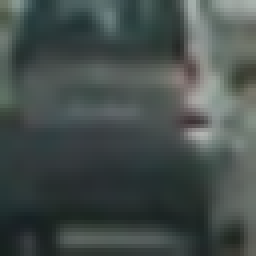
#> input picture data/vehicles/GTI_Far/image0073.png, 64 x 64 px (shown 4 times larger); its folder holds 3 pictures in this run
$ python vehicle_detection_tracking.py   (older library calls are emulated)
#> lines starting #> are read from the running program, lines starting #| are printed output that depends on the picture
### utils.py
import cv2
import numpy as np
import matplotlib.pyplot as plt
import matplotlib.image as mpimg

import os

from scipy.ndimage.measurements import label
from skimage.feature import hog
from sklearn.svm import LinearSVC
from sklearn import svm
from sklearn.model_selection import train_test_split
from sklearn.preprocessing import StandardScaler

# Define a main class object, which encapsulates methods created as above for
# feature extraction / generation, sliding windows, search through windows,
# and machine learning mode. Also, class object will remove duplicates and false positives.
# Plus, class object will perform the boxes drawing and retur nthe final processed image or video frame
class detector(object):
	# [16 lines left out: function __init__, not called in this run]

	# Define the spatial bining of color
	def bin_spatial(self, image, size=(32, 32)):
		# Use cv2.resize().ravel() to create the feature vector
		colorR = cv2.resize(image[:, :, 0], size).ravel()
		colorG = cv2.resize(image[:, :, 1], size).ravel()
		colorB = cv2.resize(image[:, :, 2], size).ravel()
		# Return the feature vector
		return np.hstack((colorR, colorG, colorB))

	# Define a function to compute color histogram features
	def color_hist(self, img, nbins=32):
		# Compute the histogram of the RGB channels separately
		rhist = np.histogram(img[:, :, 0], bins=nbins)
		ghist = np.histogram(img[:, :, 1], bins=nbins)
		bhist = np.histogram(img[:, :, 2], bins=nbins)
		# Generating bin centers
		bin_edges = rhist[1]
		bin_centers = (bin_edges[1:] + bin_edges[0:len(bin_edges)-1])/2
		# Concatenate the histograms into a single feature vector
		hist_features = np.concatenate((rhist[0], ghist[0], bhist[0]))
		return hist_features

	# [120 lines left out: functions cross_validation, slide_window, search_windows, not called in this run]

	@staticmethod
	# Extract vehicle files and non-vehicle files from training data
	# Read in vehicle and non-vehicle images
	def extract_files_images(file_dir):
#> called with file_dir = './data/vehicles/'
		files = []
		for dirpath, dirnames, filenames in os.walk(file_dir):
			for filename in filenames:
				if filename.endswith('.png'):
					files.append(os.path.join(dirpath, filename))
		images = [mpimg.imread(file) for file in files]
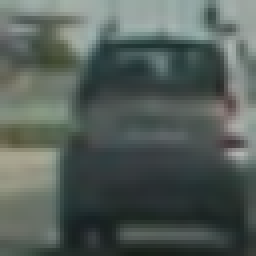
#> input picture data/vehicles/GTI_Far/image0075.png, 64 x 64 px (shown 4 times larger)
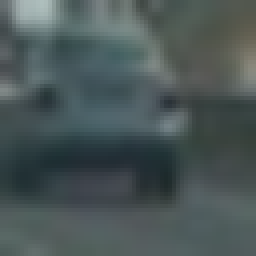
#> input picture data/vehicles/GTI_Far/image0024.png, 64 x 64 px (shown 4 times larger)
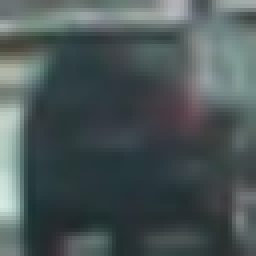
#> input picture data/vehicles/GTI_Left/image0023.png, 64 x 64 px (shown 4 times larger)
#> images = 4 items
		return files, images

	@classmethod
	# Define a function to extract features from a list of images
	# Have this function call bin_spatial and color_hist
	def extract_features(cls, \
						images, \
						color_space, \
						orient, \
						spatial_size, \
						hist_bins, \
						pix_per_cell, \
						cell_per_block, \
						spatial_feat, \
						hist_feat, \
						hog_feat, \
						hog_channel):
		# Create a list to append feature vectors to
		features = []
		# Iterate through the list of images
		for image in images:
			file_features = []
			# Read in each one by one
			# image = mpimg.imread(image)
			# apply color conversion if other than 'RGB'
			if color_space != 'RGB':
				if color_space == 'HSV':
					feature_image = cv2.cvtColor(image, cv2.COLOR_RGB2HSV)
				elif color_space == 'LUV':
					feature_image = cv2.cvtColor(image, cv2.COLOR_RGB2LUV)
				elif color_space == 'HLS':
					feature_image = cv2.cvtColor(image, cv2.COLOR_RGB2HLS)
				elif color_space == 'YUV':
					feature_image = cv2.cvtColor(image, cv2.COLOR_RGB2YUV)
				elif color_space == 'YCrCb':
					feature_image = cv2.cvtColor(image, cv2.COLOR_RGB2YCrCb)
			else:
				feature_image = np.copy(image)
			if spatial_feat:
				spatial_features = cls.bin_spatial(cls, feature_image, size=spatial_size)
				# Append features to list
				file_features.append(spatial_features)
			# Compute histogram features if flag is set
			if hist_feat:
				hist_features = cls.color_hist(cls, feature_image, nbins=hist_bins)
				# Append features to list
				file_features.append(hist_features)
			# Call get_hog_features() with vis=False, feature_vec=True
			if hog_channel == 'ALL':
				hog_features = []
				for channel in range(feature_image.shape[2]):
					hog_features.append(cls.get_hog_features(
														feature_image[:, :, channel], \
														orient, \
														pix_per_cell, \
														cell_per_block, \
														vis=False, \
														feature_vec=True))
				hog_features = np.ravel(hog_features)
				file_features.append(hog_features)
			else:
				hog_features = cls.get_hog_features(
												feature_image[:, :, hog_channel], \
												orient, \
												pix_per_cell, \
												cell_per_block, \
												vis=False, \
												feature_vec=True)
				file_features.append(hog_features)
			# Append the new feature vector to the features list
			features.append(np.concatenate(file_features))
		# Return list of feature vectors
		return np.array(features)

	# Define a function to return HOG features and visualization
	@classmethod
	def get_hog_features(cls, \
						img, \
						orient, \
						pix_per_cell, \
						cell_per_block, \
						vis=False, \
						feature_vec=True):
		# Call with two outputs if vis == True
		if vis == True:
			features, hog_image = hog(img, \
										orientations=orient, \
										pixels_per_cell=(pix_per_cell, pix_per_cell), \
										cells_per_block=(cell_per_block, cell_per_block), \
										transform_sqrt=False, \
										visualise=True, \
										feature_vector=False)
			return features.ravel(), hog_image
		# Otherwise call with one output
		else:
			features = hog(img, \
							orientations=orient, \
							pixels_per_cell=(pix_per_cell, pix_per_cell), \
							cells_per_block=(cell_per_block, cell_per_block), \
							transform_sqrt=False, \
							visualise=False, \
							feature_vector=feature_vec)
			return features.ravel()

	# Class object memeber function
	# Apply thresholding on heatmap to filter out
	# [88 lines left out: functions apply_threshold, draw_labeled_bboxes, add_heat, draw_boxes, detect, not called in this run]

### vehicle_detection_tracking.py
# Importing useful utilities and libraries
import cv2
import numpy as np
import matplotlib.pyplot as plt
import matplotlib.image as mpimg

from sklearn.preprocessing import StandardScaler
from sklearn.svm import LinearSVC
from sklearn import svm

from moviepy.editor import VideoFileClip

from utils import *

# Extract vehicle files and non-vehicle files from training data
# Read in vehicle and non-vehicle images
vehicle_files, vehicle_images = detector.extract_files_images('./data/vehicles/')
#> vehicle_files = ['./data/vehicles/GTI_Far/image0073.png', './data/vehicles/GTI_Far/image0075.png', './data/vehicles/GTI_Far/image0024.png', './data/vehicles/GTI_Left/image0023.png']; vehicle_images = 4 items
non_vehicle_files, non_vehicle_images = detector.extract_files_images('./data/non-vehicles/')

print('Number of vehicle files: {}'.format(len(vehicle_files)))
#| Number of vehicle files: 4
print('Number of non-vehicle files: {}'.format(len(non_vehicle_files)))

# Config the parameters for Support Vector Machine Classifier
clf_parameters = {'color_space':'YCrCb', # Can be RGB, HSV, LUV, HLS, YUV, YCrCb
				'orient':9, # HOG orientations
				'pix_per_cell':8, # HOG pixels per cell
				'cell_per_block':2, # HOG cells per block
				'hog_channel':'ALL', # Can be 0, 1, 2, or 'ALL'
				'spatial_size':(32,32), # Spatial binning dimensions
				'hist_bins':32, # Number of histogram bins
				'spatial_feat':True, # Spatial features on or off
				'hist_feat':True, # Histogram features on or off
				'hog_feat':True # HOG features on or off
				}

# Extract vehicle features
vehicle_features = detector.extract_features(vehicle_images, \
									clf_parameters['color_space'], \
									clf_parameters['orient'], \
									clf_parameters['spatial_size'], \
									clf_parameters['hist_bins'], \
									clf_parameters['pix_per_cell'], \
									clf_parameters['cell_per_block'], \
									clf_parameters['spatial_feat'], \
									clf_parameters['hist_feat'], \
									clf_parameters['hog_feat'], \
									clf_parameters['hog_channel'])
#> the loop in extract_features, `for image in images:` made 4 passes

print('Size of the vehicle features: {}'.format(vehicle_features.shape))
#| Size of the vehicle features: (4, 8460)

# Extract non-vehicle features
non_vehicle_features = detector.extract_features(non_vehicle_images, \
										clf_parameters['color_space'], \
										clf_parameters['orient'], \
										clf_parameters['spatial_size'], \
										clf_parameters['hist_bins'], \
										clf_parameters['pix_per_cell'], \
										clf_parameters['cell_per_block'], \
										clf_parameters['spatial_feat'], \
										clf_parameters['hist_feat'], \
										clf_parameters['hog_feat'], \
										clf_parameters['hog_channel'])
#> non_vehicle_features = empty array

print('Size of the non-vehicle features: {}'.format(non_vehicle_features.shape))
#| Size of the non-vehicle features: (0,)

# Create an array stack of feature vectors
#> (the run stopped early here; a loop or call above may not have finished)
